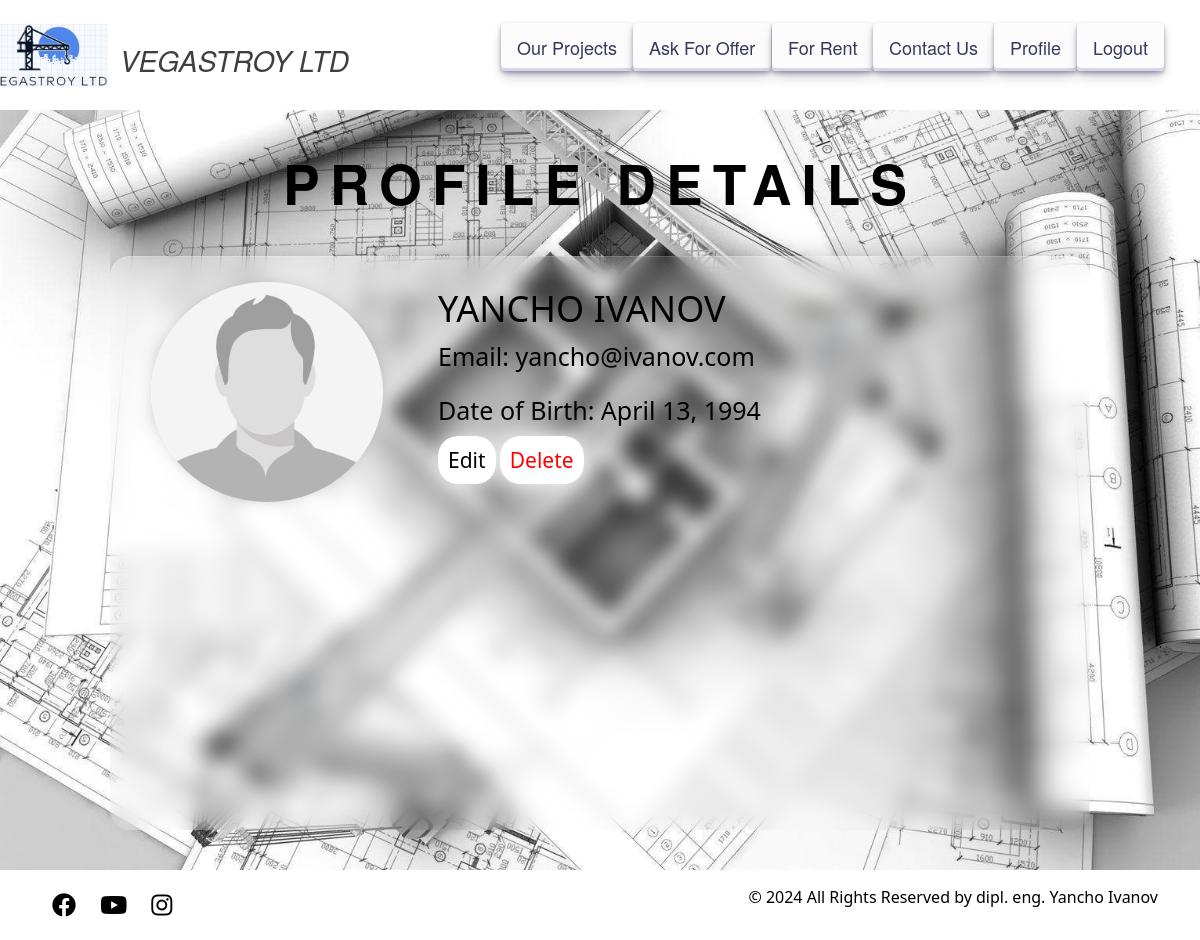
/accounts/profile/1/ (signed in), run on the app's committed database.
### vegastroy/accounts/models.py (models this page shows, shortened)
class AppUser(auth_models.AbstractBaseUser, auth_models.PermissionsMixin):
    email = models.EmailField(
        null=False,
        blank=False,
        unique=True,
    )
    is_active = models.BooleanField(
        default=True
    )
    is_staff = models.BooleanField(
        default=False
    )
    objects = AppUserManager()
    USERNAME_FIELD = 'email'
    REQUIRED_FIELDS = []

class Profile(models.Model):
    user = models.OneToOneField(
        UserModel,
        on_delete=models.CASCADE,
        primary_key=True
    )
    first_name = models.CharField(
        max_length=30,
        null=True,
        blank=True,
    )
    last_name = models.CharField(
        max_length=30,
        null=True,
        blank=True,
    )
    date_of_birth = models.DateField(
        null=True,
        blank=True,
    )
    profile_picture = models.URLField(
        null=True,
        blank=True,
    )

### vegastroy/accounts/views.py (the view)
# urls.py: path('', UserDetailView.as_view(), name='profile_details'),
class UserDetailView(views.DetailView):
    model = UserModel
    template_name = 'accounts/details_page.html'

### templates/accounts/details_page.html
{% extends 'base.html' %}
{% load static %}
{% block content %}
    <section id="profile-details">
        <link rel="stylesheet" href="{% static 'css/profile.css' %}">
        <h1>Profile Details</h1>
        <div class="info-section">
            <div class="profile-header">
                {% if request.user.profile.profile_picture %}
                    <img class="profile-img" src="{{ profile.profile_picture.url }}" alt="profile-image"/>
                {% else %}
                    <img class="profile-img" src="{% static '/images/profile-placeholder.jpg' %}" alt="profile-image"/>
                {% endif %}
                {% if request.user.profile.first_name or request.user.profile.last_name %}
                    <h1>{{ request.user.profile.first_name }} {{ request.user.profile.last_name }}</h1>
                {% endif %}
                <p class="description">Email: {{ object.email }}</p>
                <p class="description">Date of Birth: {{ request.user.profile.date_of_birth }}</p>
                <div class="buttons">
                    <a href="{% url 'profile_edit' request.user.pk %}" class="edit-button">Edit</a>
                    <a href="{% url 'profile_delete' request.user.pk %}" class="delete-button">Delete</a>
                </div>
            </div>
        </div>
    </section>
{% endblock %}

### staticfiles/css/home.css (style rules this page uses)
* { margin: 0; padding: 0; box-sizing: border-box; }
body { font-family: -apple-system, system-ui, Segoe UI, "Roboto", Oxygen, Ubuntu, Cantarell, "Open Sans", "Helvetica Neue", sans-serif; min-height: 100vh; background-image: url('/static/images/back.jpeg'); background-size: cover; }
p { margin: 0; }

### staticfiles/css/profile.css (style rules this page uses)
#profile-details { position: relative; display: block; width: 980px; margin: 40px auto; overflow: hidden; border-radius: 20px; transition: all 0.4s; }
#profile-details>h1 { letter-spacing: 10px; font-family: "Helvetica Neue", sans-serif; color: Black; font-size: 55px; font-weight: 600; margin-bottom: 40px; text-transform: uppercase; text-align: center; }
.info-section { position: relative; width: 100%; height: 100%; background-blend-mode: multiply; z-index: 2; background: linear-gradient(135deg, rgba(255, 255, 255, 0.1), rgba(255, 255, 255, 0)); backdrop-filter: blur(10px); -webkit-backdrop-filter: blur(10px); border-radius: 20px; border: 1px solid rgba(255, 255, 255, 0.18); box-shadow: 0 8px 32px rgba(0, 0, 0, 0.37); }
.profile-header { position: relative; padding: 25px; height: 40%; }
.profile-header>h1 { color: black; margin-top: 5px; font-size: 36px; font-weight: 400; text-transform: uppercase; }
.description { font-size: 25px; color: Black; }
.profile-img { width: 25%; position: relative; float: left; margin-left: 15px; margin-right: 55px; height: 220px; border-radius: 50%; box-shadow: 0 0 20px -10px rgba(0, 0, 0, 0.5); }
.buttons { height: 10%; text-align: left; padding-right: 10px; padding-bottom: 40px; transition: 0.5s; transition-property: box-shadow; }
.edit-button, .delete-button { height: 10%; padding: 10px; margin-top: auto; font-size: 21px; color: black; box-shadow: 0 0 25px white; border-radius: 20px; text-decoration: none; }
.edit-button { background: white; }
.delete-button { background: white; color: red; }

### data on the page
AppUser: user.profile.first_name "YANCHO", user.profile.last_name "IVANOV", user.profile.date_of_birth "April 13, 1994"
AppUser: email "yancho@ivanov.com"
